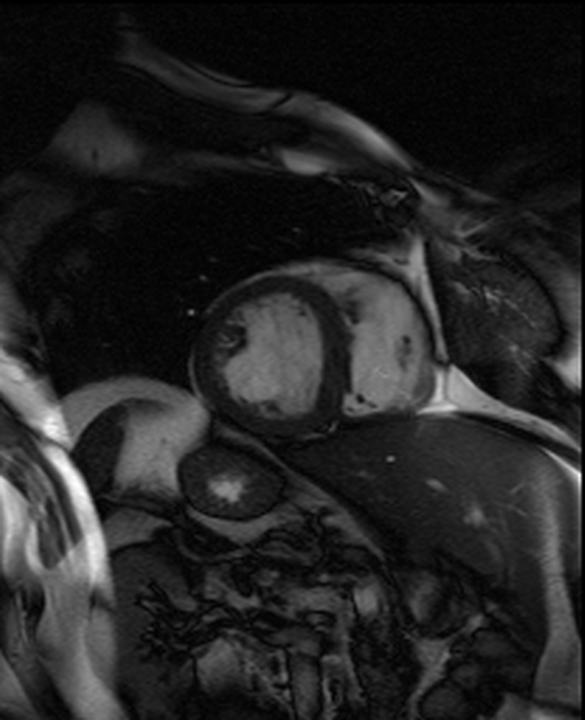
//> input picture tajheartproject/MRI/MRI1_15.png, 585 x 720 px
$ ./Contoursv1   (built with g++ and OpenCV 4)
//> lines starting //> are read from the running program, lines starting //| are printed output that depends on the picture; after the words box and inside, x2 and y2 are one past the last pixel; in counts of white or black regions, pixels touching at a corner belong together
#include "opencv2/core/core.hpp"
#include "opencv2/highgui/highgui.hpp"
#include "opencv2/imgproc/imgproc.hpp"
#include "iostream"
#include <stdio.h>

#define DEBUG 1
#define SQUARE_SIZE 180
#define THRESH 60

using namespace cv;
using namespace std;

Point mousePos;
Point cropPos, centerPos;

char i;
int key;
int largestArea = 0;
int contourIndex = 0;
Rect bRect;
double heartArea;


void onMouse(int event, int x, int y, int flags, void* userdata) {
	//Event that is attached to a mouseclick after "setMouseCallback" occurs.
	if(event == EVENT_LBUTTONDOWN) {
		mousePos.x = x;
		mousePos.y = y;
	}
}


int main(int argc, char** argv) {

	//If no argument is given to "./Contours" then MRI1_01.png is used.
	const char* filename = argc >= 2 ? argv[1] : "MRI1_15.png";

	Mat originalImage = imread(filename);
//> originalImage is the input picture: 720 rows x 585 cols, CV_8UC3; min 0, max 255, mean 35.9
	if(originalImage.empty()) {
		//Checks that the file can be opened, if it can't, prings "can not open"
		//and end the program
		cout << "can not open " << filename << endl;
		return -1;
	}
	if (DEBUG) {cout << "File Loaded\n\r";}

	//cropPos is set to the middle pixel in the image
	cropPos.x = 292;
	cropPos.y = 360;
	centerPos.x = 90;
	centerPos.y = 90;

	int thres = 80;

	//Creates the image variables used for this project, one is used for each step
	//to facilitate debugging.
	Mat image = originalImage.clone(), pyr;
	Mat edgeImage, contrastImage, blurImage, binaryImage, contourImage, croppedImage;


	vector<vector<Point> > contours;
	vector<Vec4i> hierarchy;
	RNG rng(12345);

	//Asks for a mouse click to locate the heart, if any character except y or Y
//is supplied it uses the center of the image
	cout << "Would you like to center the search area? [y/n]\n\r";
	cin >> i;
//> the answer given: 1
	if(i == 'y' || i == 'Y') {
		namedWindow("Click Image", WINDOW_AUTOSIZE);
		setMouseCallback("Click Image", onMouse, NULL);
		imshow("Click Image", image);
		waitKey(0);
		destroyWindow("Click Image");
		if(DEBUG) {cout << mousePos <<"\n\r";}
		cropPos = mousePos;
	}

	//Crops the main image around the cropPos point
	croppedImage = image(Rect((cropPos.x-(SQUARE_SIZE*0.5)), (cropPos.y-(SQUARE_SIZE*0.5)), SQUARE_SIZE, SQUARE_SIZE));
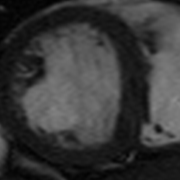
//> croppedImage: 180 rows x 180 cols, CV_8UC3; min 1, max 140, mean 56.8

	Mat drawnImage = Mat::zeros(croppedImage.size(), CV_8UC3);

	//Scales the image down to half it's size then back up, the purpose of this is
	//to get rid of some of the noise in the image.  Similarly to a blur technique
	pyrDown(croppedImage, pyr, Size(croppedImage.cols/2, croppedImage.rows/2));
	pyrUp(pyr, croppedImage, croppedImage.size());
	croppedImage.convertTo(contrastImage, -1, 2.2, 10);
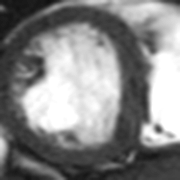
//> contrastImage: 180 rows x 180 cols, CV_8UC3; min 14, max 255, mean 134.1

	//Edge features of the image are detected using the Canny method
	Canny(contrastImage, edgeImage, THRESH, 2*THRESH, 3);
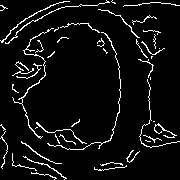
//> edgeImage: 180 rows x 180 cols, CV_8UC1; 6.1% white in thin lines or dots

	//Blurs the image to reduce the noise in it
	blur(edgeImage, blurImage, Size(8,8));
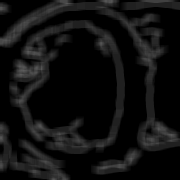
//> blurImage: 180 rows x 180 cols, CV_8UC1; min 0, max 92, mean 15.7

	//Only need to print if DEBUG is 1
	if (DEBUG) {cout << "Edge Image Created\n\r";}

	//Move the blurImage into croppedImage so blurImage won't be affected by findContours
	// and can be displayed for debugging.
	croppedImage = blurImage.clone();

	//Finds any contours in the image, neglecting any holes in the contours.
	findContours(croppedImage, contours, hierarchy, CV_RETR_EXTERNAL, CV_CHAIN_APPROX_SIMPLE, Point(0,0));
//> contours = 4 contours; box (x1, y1, x2, y2) and area: (9, 20, 125, 154) 12464, (0, 0, 180, 175) 6127, (0, 121, 71, 180) 1850, (0, 2, 12, 15) 114

	//Only need to print if DEBUG is 1
	if (DEBUG) {cout << "Contours Found\n\r";}


	//Go through each contour trying to find the largest area one, which should be the heart after cropping.
	for(int i=0; i<contours.size(); i++) {
		double area = contourArea(contours[i], false);
		bRect = boundingRect(contours[i]);
		if(area > largestArea && bRect.contains(centerPos)) {
			cout << bRect << endl;
			largestArea = area;
			contourIndex = i;
		}
	}
//> this loop made 4 passes
//> (area, bRect, largestArea) on pass 2: (12463.5, Rect(9, 20, 116, 134), 12463)
//> (area, bRect) on passes 1, 3, 4: (1850.5, Rect(0, 121, 71, 59)), (114.5, Rect(0, 2, 12, 13)), (6127, Rect(0, 0, 180, 175))
//| [116 x 134 from (9, 20)]
//> after the loop, largestArea = 12463; contourIndex = 1

	//Use blue for the largest area contour, then draw it.
	Scalar color = Scalar(255, 0, 0);
	drawContours(drawnImage, contours, contourIndex, color, CV_FILLED, 8, hierarchy);
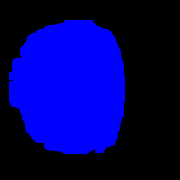
//> drawnImage: 180 rows x 180 cols, CV_8UC3; mean B, G, R 99.7, 0, 0

	namedWindow("Contours Image", WINDOW_NORMAL);
	imshow("Contours Image", drawnImage);
	resizeWindow("Contours Image", 325, 400);
	moveWindow("Contours Image", 330, 425);


	//Finds the appropriate area and prints it.
	heartArea = contourArea(contours[contourIndex], false);
//> heartArea = 12463.5
	cout << "The heart is " << heartArea << " pixels in area.\n\r";
//| The heart is 12463.5 pixels in area.
	//These are only shown when debugging.
	if(DEBUG) {
		cout << "Contours Drawn\n\r";
		namedWindow("Original Image", WINDOW_NORMAL);
		imshow("Original Image", originalImage);
		resizeWindow("Original Image", 325, 400);
		moveWindow("Original Image", 0, 0);

		namedWindow("Edge Image", WINDOW_NORMAL);
		imshow("Edge Image", edgeImage);
		resizeWindow("Edge Image", 325, 400);
		moveWindow("Edge Image", 330, 0);

		namedWindow("Blur Image", WINDOW_NORMAL);
		imshow("Blur Image", blurImage);
		resizeWindow("Blur Image", 325, 400);
		moveWindow("Blur Image", 0, 425);
	}
	waitKey(0);
}
